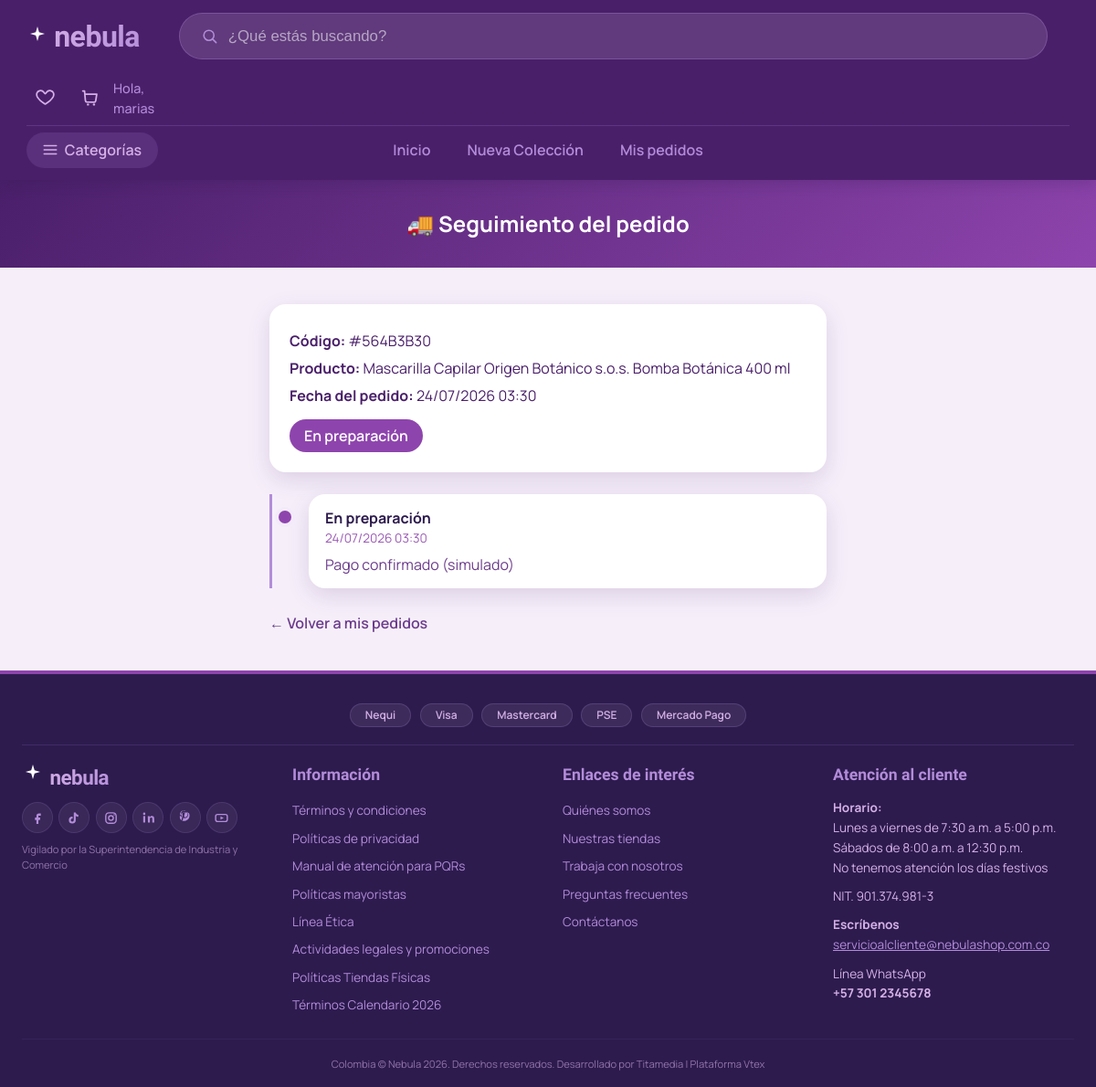
The page /rastreo/seguimiento/564B3B30/ (signed in) on the database as committed earlier.
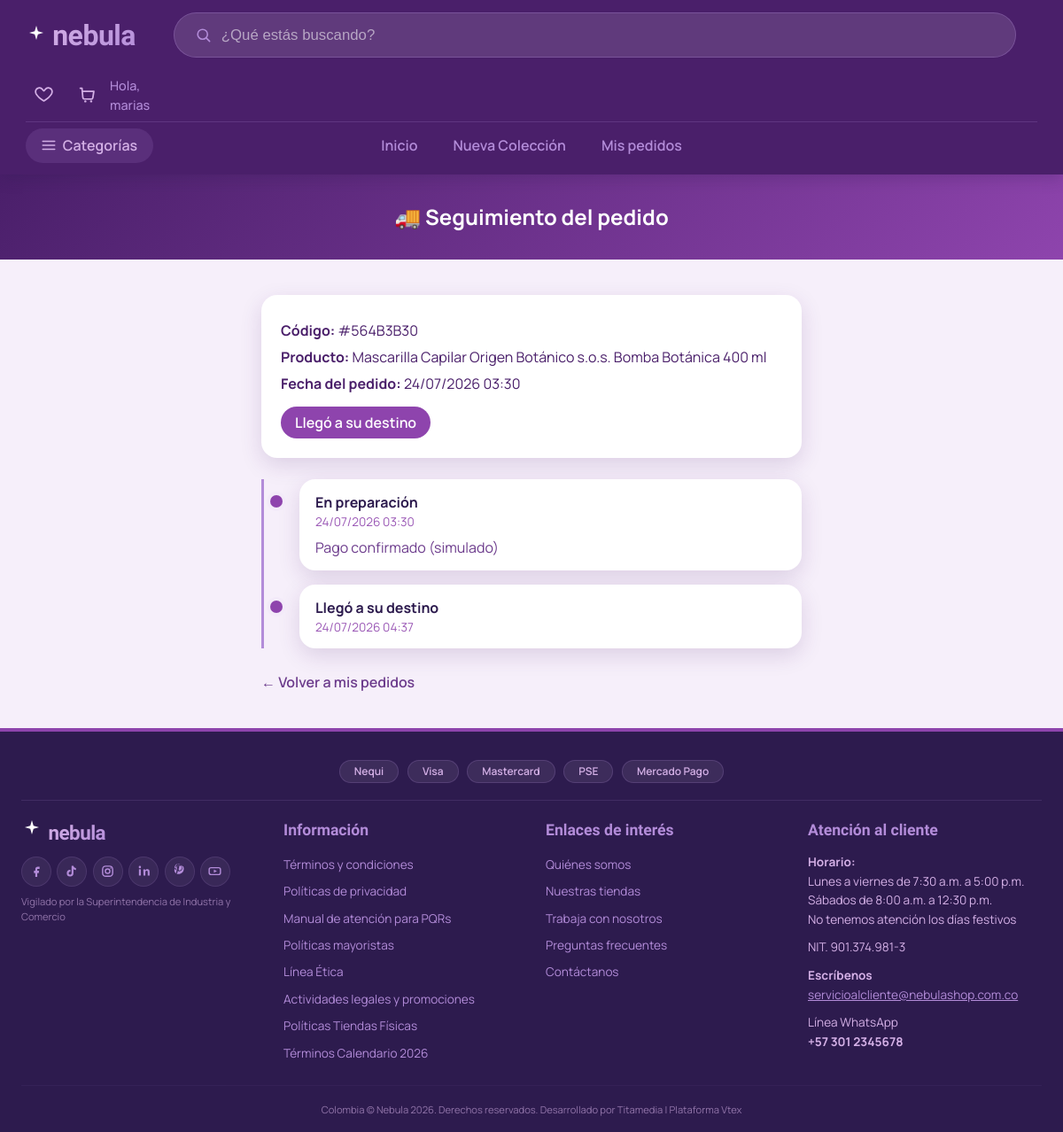
The same page on the database as committed later.
### rastreo/models.py (models this page shows, shortened)
class Envio(models.Model):
    ESTADOS = [
        ('preparando', 'En preparación'),
        ('listo', 'Listo'),
        ('en_camino', 'En viaje'),
        ('entregado', 'Llegó a su destino'),
        ('cancelado', 'Cancelado'),
    ]
    METODOS_PAGO = [
        ('nequi', 'Nequi'),
        ('tarjeta', 'Tarjeta (Visa/Mastercard)'),
        ('pse', 'PSE'),
        ('mercadopago', 'Mercado Pago'),
        ('contraentrega', 'Pago contraentrega'),
    ]
    cliente = models.ForeignKey(settings.AUTH_USER_MODEL, on_delete=models.CASCADE, related_name='envios')
    producto = models.ForeignKey(Producto, on_delete=models.CASCADE)
    fecha_creacion = models.DateTimeField(auto_now_add=True)
    estado_actual = models.CharField(max_length=20, choices=ESTADOS, default='preparando')
    numero_guia = models.CharField(max_length=20, unique=True)
    cantidad = models.PositiveIntegerField(default=1)
    precio_unitario = models.DecimalField(max_digits=10, decimal_places=2, default=0)
    nombre_destinatario = models.CharField(max_length=150, blank=True)
    telefono = models.CharField(max_length=20, blank=True)
    correo = models.EmailField(blank=True)
    direccion = models.CharField(max_length=255, blank=True)
    departamento = models.CharField(max_length=100, blank=True)
    ciudad = models.CharField(max_length=100, blank=True)
    metodo_pago = models.CharField(max_length=20, choices=METODOS_PAGO, blank=True)

class HistorialEstado(models.Model):
    envio = models.ForeignKey(Envio, on_delete=models.CASCADE, related_name='historial')
    estado = models.CharField(max_length=20, choices=Envio.ESTADOS)
    fecha = models.DateTimeField(auto_now_add=True)
    comentario = models.CharField(max_length=200, blank=True)
    class Meta:
        ordering = ['fecha']

### inventario/models.py (models this page shows, shortened)
class Producto(models.Model):
    proveedor = models.ForeignKey(User, on_delete=models.CASCADE, related_name='productos')
    categoria = models.ForeignKey(Categoria, on_delete=models.SET_NULL, null=True, related_name='articulos')
    nombre = models.CharField(max_length=150)
    marca = models.CharField(max_length=100, blank=True, null=True)
    descripcion = models.TextField()
    precio = models.DecimalField(
        max_digits=10,
        decimal_places=2,
        validators=[MinValueValidator(Decimal("0.00"))],
    )
    cantidad_disponible = models.PositiveIntegerField(default=0)
    imagen = models.ImageField(upload_to='productos/', blank=True, null=True)
    esta_activo = models.BooleanField(default=True, help_text="Permite pausar la venta del producto sin eliminarlo")
    fecha_creacion = models.DateTimeField(auto_now_add=True)
    ultima_actualizacion = models.DateTimeField(auto_now=True)
    HORAS_LIMITE_NUEVO = 5
    def __str__(self):
        return self.nombre

### rastreo/views.py (the view)
# urls.py: path('seguimiento/<str:codigo>/', views.mi_rastreo, name='detalle'),
@login_required
def mi_rastreo(request, codigo):
    envio = get_object_or_404(Envio, numero_guia=codigo, cliente=request.user)
    return render(request, 'detalle_envio.html', {'envio': envio})

### rastreo/templates/detalle_envio.html (shortened to what this page needs)
{% extends 'base.html' %}
{% load static %}
{% block content %}
    <div class="header-rastreo">
        <h2>🚚 Seguimiento del pedido</h2>
    </div>
    <div class="contenedor-rastreo">
        <div class="tarjeta-info">
            <p><strong>Código:</strong> #{{ envio.numero_guia }}</p>
            <p><strong>Producto:</strong> {{ envio.producto }}</p>
            <p><strong>Fecha del pedido:</strong> {{ envio.fecha_creacion|date:"d/m/Y H:i" }}</p>
            <span class="estado-actual">{{ envio.get_estado_actual_display }}</span>
        </div>
        <ul class="linea-tiempo">
            {% for paso in envio.historial.all %}
                <li>
                    <strong>{{ paso.get_estado_display }}</strong>
                    <span>{{ paso.fecha|date:"d/m/Y H:i" }}</span>
                    {% if paso.comentario %}<p>{{ paso.comentario }}</p>{% endif %}
                </li>
            {% endfor %}
        </ul>
        <a href="{% url 'rastreo:mis_envios' %}" class="volver">← Volver a mis pedidos</a>
    </div>
{% endblock %}

Rows that differ between the two databases and show on the page:
changed Envio "Mascarilla Capilar Origen Botánico s.o.s. Bomba Botánica 400 ml": estado_actual "En preparación" → "Llegó a su destino"
added HistorialEstado: estado "Llegó a su destino", fecha "24/07/2026 04:37"
